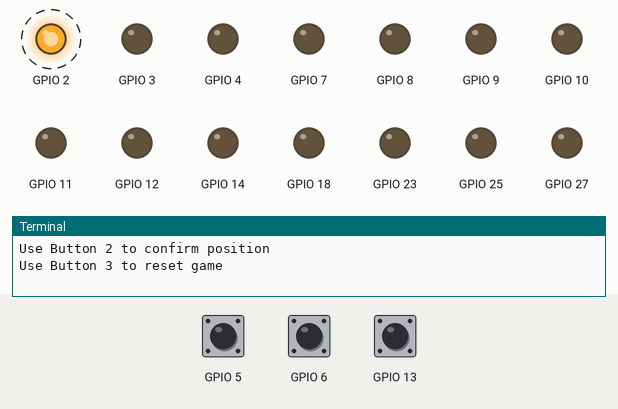
Simulated run of this program. Board: Raspberry Pi (BCM pin numbers). Parts: output pins drawn as LEDs (lit = HIGH), the last lines printed to the terminal. Dashed ring = blinking. The inputs (shaded band) are chosen by the test bench; at power-on: GPIO 5 HIGH, GPIO 6 HIGH, GPIO 13 HIGH. The clock reads 2024-03-15 10:24:30 at power-on unless the program sets it.

Above: at 0.9 s.
1.3 s: GPIO 5 pulled LOW for 0.5 s
At 1.7 s:
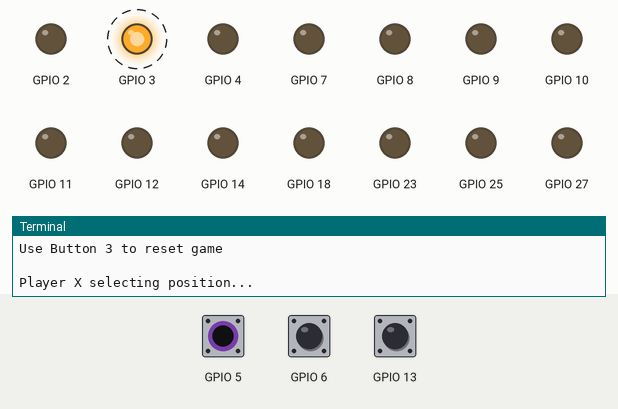
4.3 s: GPIO 6 pulled LOW for 0.5 s
At 4.5 s:
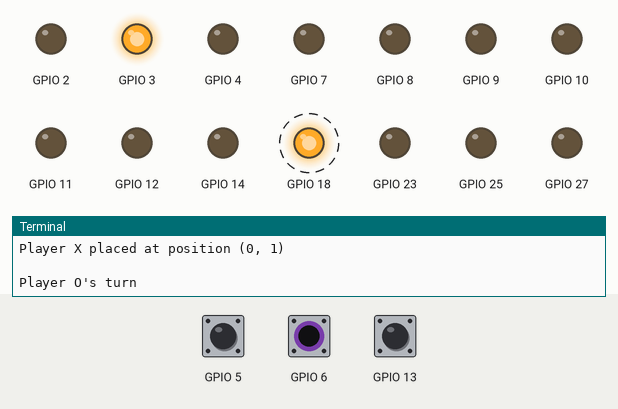
7.3 s: GPIO 5 pulled LOW for 1 s
At 7.7 s:
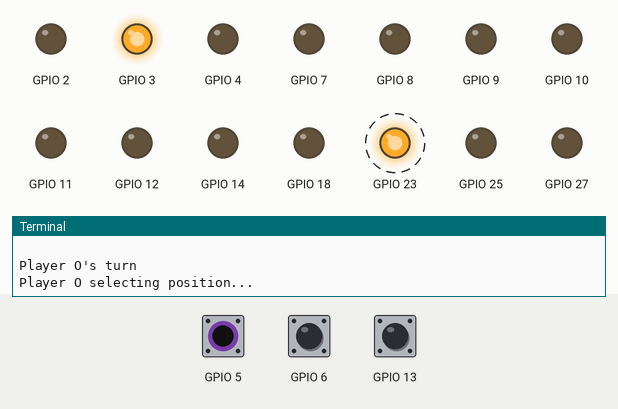
10.3 s: GPIO 6 pulled LOW for 1 s
At 10.5 s:
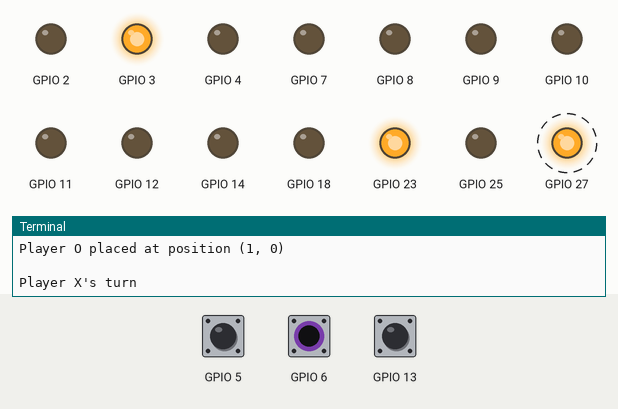
13.3 s: GPIO 6 pulled LOW for 0.5 s
At 13.7 s:
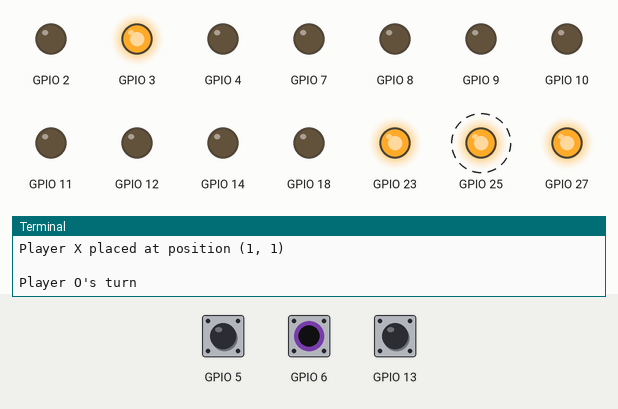
16.3 s: GPIO 5 pulled LOW for 0.5 s
At 16.5 s:
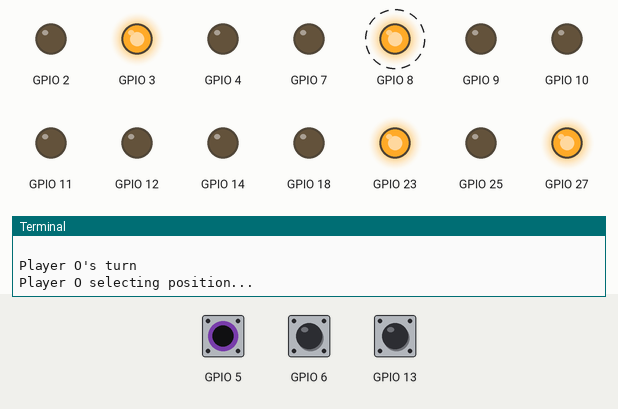
Timing chart, 0 to 20.3 s (numbered marks = the images above; inputs shaded):
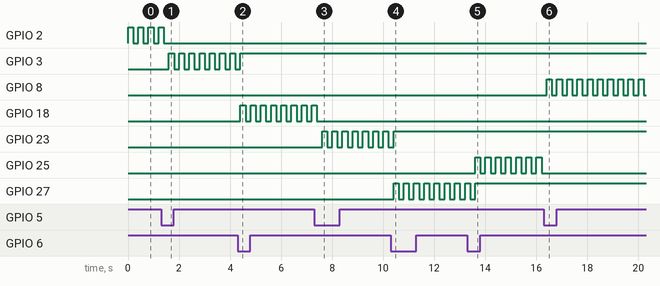

The program:

tictactoe-gpiod.py
```python
import gpiod
import time
from enum import Enum

class Player(Enum):
    NONE = 0
    X = 1  # Red LED
    O = 2  # Green LED

# GPIO Pin assignments (using physical pin numbers)
RED_LEDS = {
    0: 2,  # Top left
    1: 3,  # Top middle
    2: 4,  # Top right
    3: 17, # Middle left
    4: 27, # Center
    5: 22, # Middle right
    6: 10, # Bottom left
    7: 9,  # Bottom middle
    8: 11  # Bottom right
}

GREEN_LEDS = {
    0: 14, # Top left
    1: 15, # Top middle
    2: 18, # Top right
    3: 23, # Middle left
    4: 24, # Center
    5: 25, # Middle right
    6: 8,  # Bottom left
    7: 7,  # Bottom middle
    8: 12  # Bottom right
}

# Button GPIO pins
SELECT_BTN = 5
CONFIRM_BTN = 6
RESET_BTN = 13

DEBOUNCE_TIME = 0.05  # 50 milliseconds

class TicTacToe:
    def __init__(self):
        # Initialize gpiod chip
        self.chip = gpiod.Chip('gpiochip0')

        # Setup LED lines
        self.red_leds = {}
        self.green_leds = {}
        for pos, pin in RED_LEDS.items():
            self.red_leds[pos] = self.chip.get_line(pin)
            self.red_leds[pos].request(consumer="tictactoe", type=gpiod.LINE_REQ_DIR_OUT)

        for pos, pin in GREEN_LEDS.items():
            self.green_leds[pos] = self.chip.get_line(pin)
            self.green_leds[pos].request(consumer="tictactoe", type=gpiod.LINE_REQ_DIR_OUT)

        # Setup button lines with pull-up
        self.select_btn = self.chip.get_line(SELECT_BTN)
        self.confirm_btn = self.chip.get_line(CONFIRM_BTN)
        self.reset_btn = self.chip.get_line(RESET_BTN)

        self.select_btn.request(consumer="tictactoe", type=gpiod.LINE_REQ_DIR_IN, flags=gpiod.LINE_REQ_FLAG_BIAS_PULL_UP)
        self.confirm_btn.request(consumer="tictactoe", type=gpiod.LINE_REQ_DIR_IN, flags=gpiod.LINE_REQ_FLAG_BIAS_PULL_UP)
        self.reset_btn.request(consumer="tictactoe", type=gpiod.LINE_REQ_DIR_IN, flags=gpiod.LINE_REQ_FLAG_BIAS_PULL_UP)

        # Button state tracking for debouncing
        self.btn_states = {
            'select': {'current': 1, 'previous': 1, 'last_press': 0},
            'confirm': {'current': 1, 'previous': 1, 'last_press': 0},
            'reset': {'current': 1, 'previous': 1, 'last_press': 0}
        }

        self.reset_game()

    def cleanup(self):
        """Release all GPIO lines"""
        for led in self.red_leds.values():
            led.release()
        for led in self.green_leds.values():
            led.release()
        self.select_btn.release()
        self.confirm_btn.release()
        self.reset_btn.release()
        self.chip.close()

    def debounce(self, btn, btn_type):
        """Debounce button input"""
        current_time = time.time()
        state = self.btn_states[btn_type]

        state['current'] = btn.get_value()

        if (state['current'] != state['previous'] and
            (current_time - state['last_press']) > DEBOUNCE_TIME):
            state['last_press'] = current_time
            state['previous'] = state['current']
            return state['current'] == 0  # Button pressed (active low)

        state['previous'] = state['current']
        return False

    def reset_game(self):
        """Reset the game state and turn off all LEDs"""
        self.board = [[Player.NONE] * 3 for _ in range(3)]
        self.current_player = Player.X
        self.selected_row = 0
        self.selected_col = 0
        self.game_over = False
        self.moves_count = 0

        # Turn off all LEDs
        for led in self.red_leds.values():
            led.set_value(0)
        for led in self.green_leds.values():
            led.set_value(0)

        print("\nNew game started!")
        print("Player X goes first")
        print("Use Button 1 to select position")
        print("Use Button 2 to confirm position")
        print("Use Button 3 to reset game\n")

    def get_next_available_position(self):
        """Find next available position"""
        current_pos = self.selected_row * 3 + self.selected_col
        for offset in range(1, 10):
            next_pos = (current_pos + offset) % 9
            row = next_pos // 3
            col = next_pos % 3
            if self.board[row][col] == Player.NONE:
                return row, col
        return self.selected_row, self.selected_col

    def flash_selected_position(self):
        """Flash the LED at the currently selected position"""
        if self.game_over:
            return

        position = self.selected_row * 3 + self.selected_col
        led = self.red_leds[position] if self.current_player == Player.X else self.green_leds[position]

        if self.board[self.selected_row][self.selected_col] == Player.NONE:
            led.set_value(1)
            time.sleep(0.2)
            led.set_value(0)
            time.sleep(0.2)

    def place_marker(self):
        """Place the current player's marker at the selected position"""
        if self.board[self.selected_row][self.selected_col] != Player.NONE:
            return False

        self.board[self.selected_row][self.selected_col] = self.current_player
        position = self.selected_row * 3 + self.selected_col
        led = self.red_leds[position] if self.current_player == Player.X else self.green_leds[position]
        led.set_value(1)
        self.moves_count += 1
        return True

    def check_winner(self):
        """Check if there's a winner"""
        # Check rows and columns
        for i in range(3):
            if (self.board[i][0] == self.board[i][1] == self.board[i][2] != Player.NONE or
                self.board[0][i] == self.board[1][i] == self.board[2][i] != Player.NONE):
                return self.board[i][i]

        # Check diagonals
        if (self.board[0][0] == self.board[1][1] == self.board[2][2] != Player.NONE or
            self.board[0][2] == self.board[1][1] == self.board[2][0] != Player.NONE):
            return self.board[1][1]

        # Check for draw
        if self.moves_count == 9:
            return Player.NONE

        return False

    def celebrate_win(self, winner):
        """Victory celebration pattern"""
        leds = self.red_leds if winner == Player.X else self.green_leds
        for _ in range(5):
            # All on/off
            for led in leds.values():
                led.set_value(1)
            time.sleep(0.3)
            for led in leds.values():
                led.set_value(0)
            time.sleep(0.3)

            # Sequential
            for led in leds.values():
                led.set_value(1)
                time.sleep(0.1)
                led.set_value(0)

    def run_game(self):
        """Main game loop"""
        try:
            while True:
                # Reset button handling
                if self.debounce(self.reset_btn, 'reset'):
                    self.reset_game()
                    continue

                if self.game_over:
                    continue

                # Flash current selection
                self.flash_selected_position()

                # Select button handling
                if self.debounce(self.select_btn, 'select'):
                    print(f"Player {self.current_player.name} selecting position...")
                    self.selected_row, self.selected_col = self.get_next_available_position()

                # Confirm button handling
                if self.debounce(self.confirm_btn, 'confirm'):
                    if self.place_marker():
                        print(f"Player {self.current_player.name} placed at position ({self.selected_row}, {self.selected_col})")
                        winner = self.check_winner()
                        if winner:
                            self.game_over = True
                            if winner != Player.NONE:
                                print(f"Player {winner.name} wins!")
                                self.celebrate_win(winner)
                            else:
                                print("It's a draw!")
                        else:
                            self.current_player = Player.O if self.current_player == Player.X else Player.X
                            print(f"\nPlayer {self.current_player.name}'s turn")
                            self.selected_row, self.selected_col = self.get_next_available_position()

        except KeyboardInterrupt:
            print("\nGame terminated by user")
        finally:
            self.cleanup()

if __name__ == "__main__":
    try:
        game = TicTacToe()
        game.run_game()
    except Exception as e:
        print(f"Error: {e}")
```

Measured:
- after the input at 1.3 s, GPIO 2: goes on until 1.4 s, then stays LOW; GPIO 3: alternates HIGH for 0.20 s and LOW for 0.20 s, starting after 0.30 s
- after the input at 4.3 s, GPIO 3: goes on until 4.4 s, then stays HIGH; GPIO 18: alternates HIGH for 0.20 s and LOW for 0.20 s, starting after 0.10 s
- after the input at 7.3 s, GPIO 18: goes on until 7.4 s, then stays LOW; GPIO 23: alternates HIGH for 0.20 s and LOW for 0.20 s, starting after 0.31 s
- after the input at 10.3 s, GPIO 23: goes on until 10.4 s, then stays HIGH; GPIO 27: alternates HIGH for 0.20 s and LOW for 0.20 s, starting after 0.11 s
- after the input at 13.3 s, GPIO 25: alternates HIGH for 0.20 s and LOW for 0.20 s, starting after 0.31 s; GPIO 27: goes on until 13.6 s, then stays HIGH
- after the input at 16.3 s, GPIO 8: alternates HIGH for 0.20 s and LOW for 0.20 s, starting after 0.11 s; GPIO 25: stops changing and stays LOW
- by itself, GPIO 2: alternates HIGH for 0.20 s and LOW for 0.20 s
